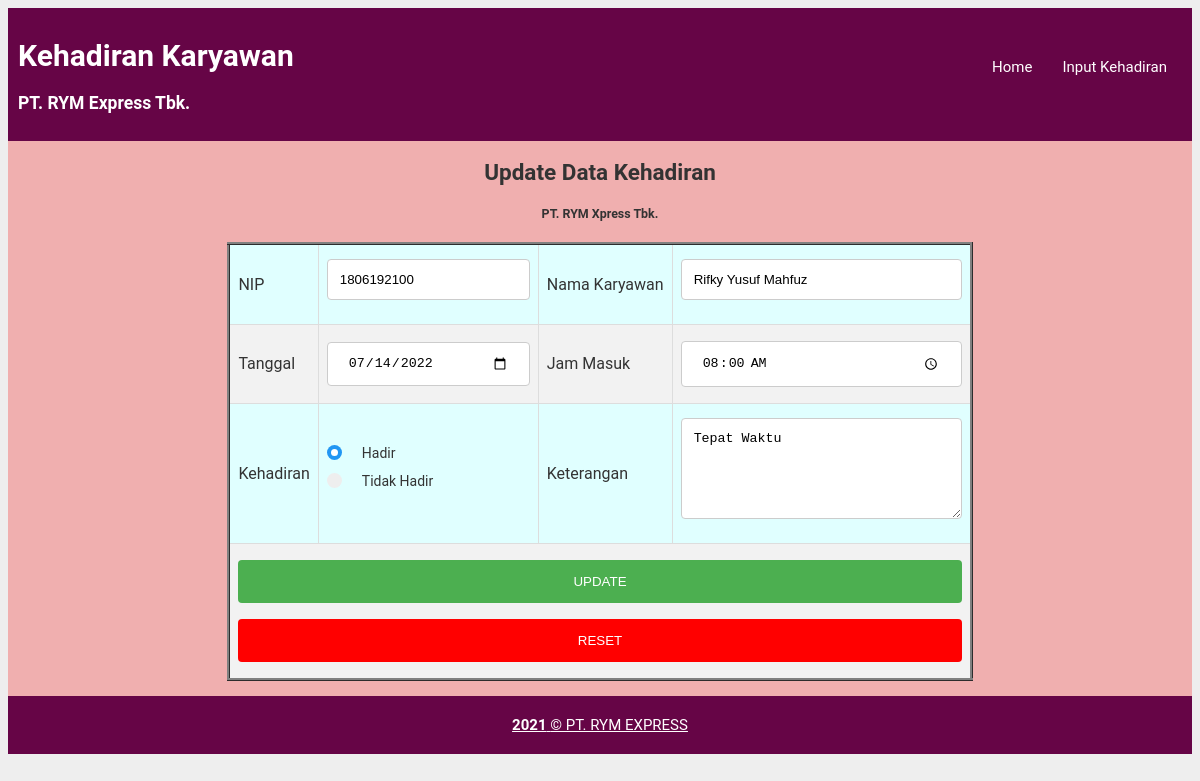
Page /web/edit/1806192100 on the committed database.
### tables this page shows
CREATE TABLE `presensikaryawan_rifky` (
  `nip` varchar(10) NOT NULL,
  `namakaryawan` varchar(50) NOT NULL,
  `kehadiran` varchar(15) NOT NULL,
  `tanggal` date NOT NULL,
  `jammasuk` time NOT NULL,
  `keterangan` varchar(60) NOT NULL
);

### application/controllers/Web.php (called while the page is built, shortened)
<?php defined('BASEPATH') or exit('No direct script access allowed');
class Web extends CI_Controller
{
    function __construct()
    {
        $this->load->helper(array('url', 'form'));
    }
    public function edit($nip)
    {
        $where = array('nip'=> $nip);
        $data['judul'] = " Update Data Kehadiran";
        $data['judul2'] = "PT. RYM Xpress Tbk.";
        $data['presensikaryawan_rifky'] = $this->app_model->ubah_data($where, 'presensikaryawan_rifky')->result();
        $this->load->view('v_header', $data);
        $this->load->view('edit_data', $data);
        $this->load->view('v_footer', $data);
    }
}

### index.php (called while the page is built, shortened)
<?php
require_once BASEPATH.'core/CodeIgniter.php';

### application/models/App_model.php (called while the page is built, shortened)
<?php defined('BASEPATH') or exit('No direct script access allowed');
class App_model extends CI_Model
{
    function ubah_data($where,$table)
    {
        return $this->db->get_where($table,$where);
    }
}

### application/views/edit_data.php (the view, shortened to what this page needs)
<section>
    <center>
        <h1><?php echo $judul ?></h1>
    </center>
    <center>
        <h5><?php echo $judul2 ?></h5>
    </center>
    <?php foreach ($presensikaryawan_rifky as $dt) { ?>
        <form action="<?php echo site_url('web/update') ?>" method="POST">
            <table id="ftable2">
                <tr>
                    <td>NIP </td>
                    <td><input type="text" name="nip" value="<?php echo $dt->nip ?>"></td>
                    <td>Nama Karyawan</td>
                    <td><input type="text" name="namakaryawan" value="<?php echo $dt->namakaryawan ?>"></td>
                </tr>
                <tr>
                    <td>Tanggal</td>
                    <td><input type="date" name="tanggal" value="<?php echo $dt->tanggal ?>" min="<?= date('Y-m-d'); ?>"></td>
                    <td>Jam Masuk</td>
                    <td><input type="time" name="jammasuk" value="<?php echo $dt->jammasuk ?>"></td>
                <tr>
                    <td>Kehadiran </td>
                    <td>
                        <label class="tradio">Hadir
                            <span class="radioklik"></span></label>
                        <label class="tradio">Tidak Hadir
                            <span class="radioklik"></span></label>
                    </td>
                    <td>Keterangan </td>
                    <td><textarea name="keterangan" cols="30" rows="5"><?php echo $dt->keterangan ?></textarea></td>
                </tr>
                <tr>
                    <td colspan="4">
                        <input type="submit" name="edit" value="UPDATE">
                        <input type="reset" name="reset" value="RESET">
                    </td>
                </tr>
        </form>
    <?php } ?>
</section>

### assets/css/style.css (style rules this page uses)
body { background: #eee; color: #333; font-family: Roboto; font-size: 15px; }
section { padding: auto; }
section h1 { text-align: center; }
#ftable2 { border-style: ridge; width: auto; margin-left: auto; margin-right: auto; border-collapse: collapse; background-color: lightcyan; text-align: left; }
#ftable2 tr:nth-child(even) { background-color: #f2f2f2; }
#ftable2 td, #ftable2 th { border: 1px solid #ddd; padding: 8px; }
input[type=text], select { width: 100%; padding: 12px 20px; margin: 8px 0; display: inline-block; border: 1px solid #ccc; border-radius: 4px; box-sizing: border-box; }
input[type=date] { width: 100%; padding: 12px 20px; margin: 8px 0; display: inline-block; border: 1px solid #ccc; border-radius: 4px; box-sizing: border-box; }
input[type=time] { width: 100%; padding: 12px 20px; margin: 8px 0; display: inline-block; border: 1px solid #ccc; border-radius: 4px; box-sizing: border-box; }
input[type=submit] { width: 100%; background-color: #4CAF50; color: white; padding: 14px 20px; margin: 8px 0; border: none; border-radius: 4px; cursor: pointer; }
input[type=reset] { width: 100%; background-color: #ff0000; color: white; padding: 14px 20px; margin: 8px 0; border: none; border-radius: 4px; cursor: pointer; }
input[type=text], select, textarea { width: 100%; padding: 12px; border: 1px solid #ccc; border-radius: 4px; box-sizing: border-box; margin-top: 6px; margin-bottom: 16px; resize: vertical }
.tradio { display: block; position: relative; padding-left: 35px; margin-bottom: 12px; cursor: pointer; font-size: 14px; -webkit-user-select: none; -moz-user-select: none; -ms-user-select: none; user-select: none; }
.radioklik { position: absolute; top: 0; left: 0; height: 15px; width: 15px; background-color: #eee; border-radius: 50%; }
.tradio input:checked~.radioklik { background-color: #2196F3; }
.radioklik:after { content: ""; position: absolute; display: none; }
.tradio input:checked~.radioklik:after { display: block; }
.tradio .radioklik:after { top: 4px; left: 4px; width: 7px; height: 7px; border-radius: 50%; background: white; }

### rows in the picture
presensikaryawan_rifky: nip "1806192100", namakaryawan "Rifky Yusuf Mahfuz", tanggal "07/14/2022", jammasuk "08:00:00", keterangan "Tepat Waktu"

### other values in the picture
$judul "Update Data Kehadiran"
$judul2 "PT. RYM Xpress Tbk."
